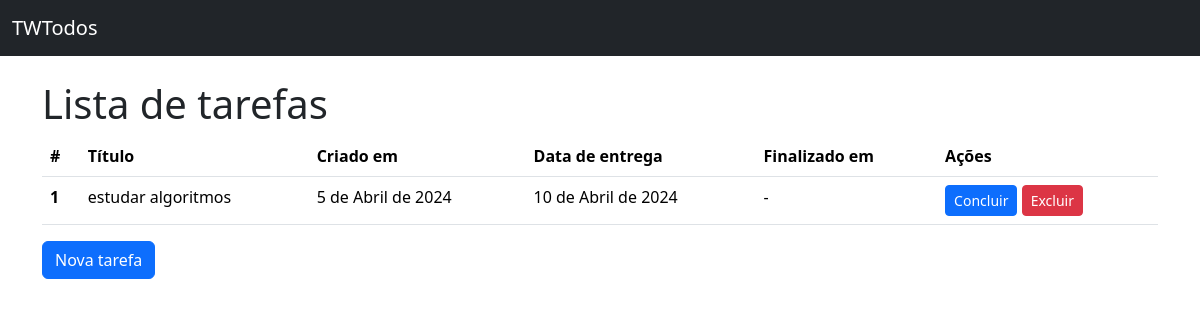
The app's page /, older data.
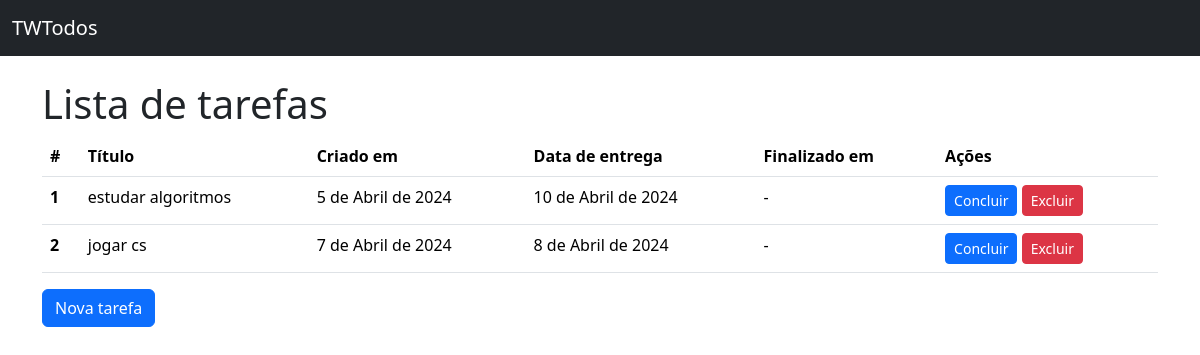
The same page, newer data.
### todos/models.py (models this page shows)
class Todo(models.Model):
    title = models.CharField(
        verbose_name="Título", max_length=100, null=False, blank=False
    )
    created_at = models.DateField(auto_now_add=True, null=False, blank=False)
    deadline = models.DateField(null=False, blank=False)
    finished_at = models.DateField(null=True)

### todos/views.py (the view)
# urls.py: path("", TodoListView.as_view(), name="todo_list"),
class TodoListView(ListView):
    model = Todo

### todos/templates/todos/todo_list.html (shortened to what this page needs)
{% extends 'base.html'%}
{% block content %}
<h1>Lista de tarefas</h1>
{% if todo_list %}
    <table class="table">
        <thead>
        <tr>
            <th scope="col">#</th>
            <th scope="col">Título</th>
            <th scope="col">Criado em</th>
            <th scope="col">Data de entrega</th>
            <th scope="col">Finalizado em</th>
            <th scope="col">Ações</th>
        </tr>
        </thead>
        <tbody>
            {% for todo in todo_list  %}
                <tr>
                    <th scope="row">{{ todo.pk }}</th>
                    <td>{{ todo.title }}</td>
                    <td>{{ todo.created_at }}</td>
                    <td>{{ todo.deadline }}</td>
                    <td>{{ todo.finished_at | default:"-" }}</td>
                    <td>
                        <a href="#" class="btn btn-primary btn-sm">Concluir</a>
                        <a href="#" class="btn btn-danger btn-sm">Excluir</a>
                    </td>
                </tr>
            {% endfor %}
        </tbody>
    </table>
    {% else %}
        <p>Não há tarefas cadastradas</p>
{% endif %}
<a href="{% url 'todo_create' %}" class="btn btn-primary">Nova tarefa</a>
{% endblock content %}

### todos/templates/base.html (shortened to what this page needs)
<!doctype html>
<html lang="pt-br">
  <head>
    <link href="https://cdn.jsdelivr.net/npm/bootstrap@5.3.3/dist/css/bootstrap.min.css" rel="stylesheet">
  </head>
  <body>
    <nav class="navbar bg-dark mb-4" data-bs-theme="dark">
        <div class="container-fluid">
          <a class="navbar-brand" href="{% url 'todo_list' %}">TWTodos</a>
        </div>
      </nav>
      <main class="container">
            {% block content %} {% endblock content%}
      </main>
  </body>
</html>

Row changes from the older to the newer data that the page shows:
added Todo: pk "2", title "jogar cs", created_at "7 de Abril de 2024", deadline "8 de Abril de 2024", finished_at "-"
